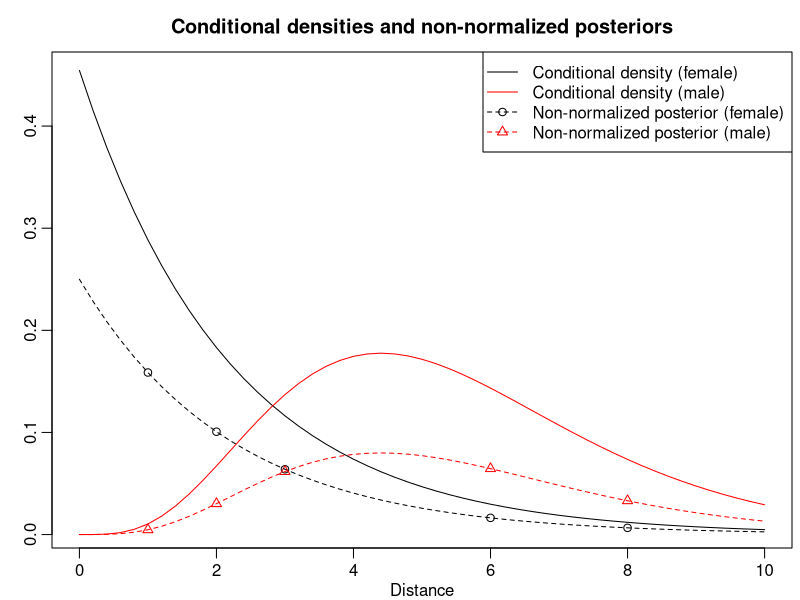
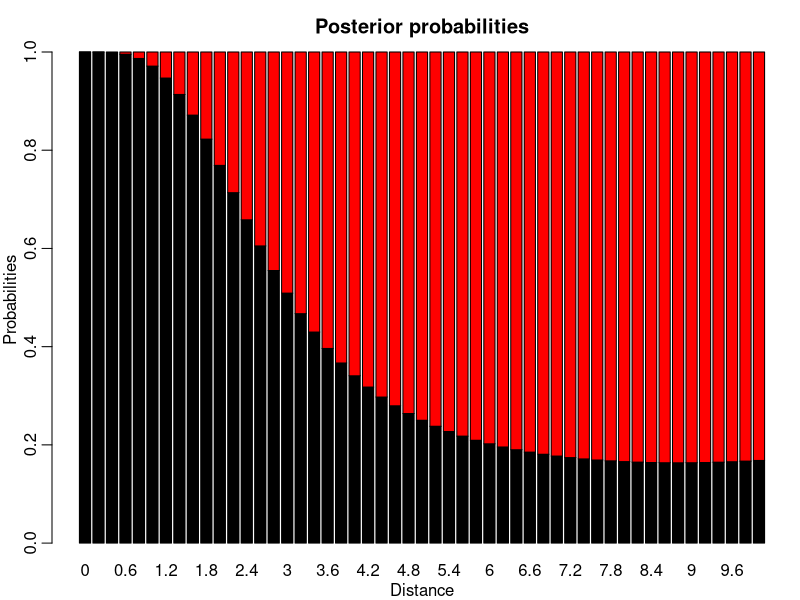

The R source for these figures, in order:
## ---- chunk 1
knitr::opts_chunk$set(
  collapse = TRUE,
  comment = "#>",
  fig.width = 8,
  fig.height = 6
)
knitr::opts_knit$set(global.par = TRUE)
pdfplots <- FALSE # default: FALSE; set this to TRUE only if you like pdf figures
## ---- chunk 2
par(mgp = c(1.6, .6, 0), mar = c(2.6, 2.6, 2.6, .4), lwd = 1)
## ---- chunk 3
PrA <- 0.2
PrBgA <- 0.5
PrBgAC <- 0.05

(PrAgB_unnormalized <- PrBgA * PrA)
(PrACgB_unnormalized <- PrBgAC * (1 - PrA))
(PrAgB <- PrAgB_unnormalized / (PrAgB_unnormalized + PrACgB_unnormalized))
## ---- chunk 4
PrA <- 0.7
PrAC <- 1 - PrA
## ---- chunk 5
PrFA <- 0.01
PrFAC <- 0.05
## ---- chunk 6
N <- 100
y <- 0:6
## ---- chunk 7
theta1_y_unnormalized <- PrFA ^ y * (1 - PrFA) ^ (N - y) * PrA
theta0_y_unnormalized <- PrFAC ^ y * (1 - PrFAC) ^ (N - y) * PrAC
normalizer <- theta1_y_unnormalized + theta0_y_unnormalized

res <- rbind("reliable company" = theta1_y_unnormalized / normalizer,
             "less reliable company" = theta0_y_unnormalized / normalizer)
colnames(res) <- y
knitr::kable(round(res, 3))
## ---- chunk 8
PrA <- 0.5
PrAC <- 1 - PrA

theta1_y_unnormalized <- PrFA ^ y * (1 - PrFA) ^ (N - y) * PrA
theta0_y_unnormalized <- PrFAC ^ y * (1 - PrFAC) ^ (N - y) * PrAC
normalizer <- theta1_y_unnormalized + theta0_y_unnormalized

res <- rbind(theta1_y_unnormalized / normalizer,
             theta0_y_unnormalized / normalizer)
colnames(res) <- y
rownames(res) <- c("reliable company", "less reliable company")
knitr::kable(round(res, 3))
## ---- chunk 9
Prtheta = 0.55
lambda = 1/2.2
alpha = 5
beta = 5/5.5
## ---- chunk 10
if (pdfplots) {
  pdf("1-3_1.pdf", width = 9, height = 6)
  par(mgp = c(1, .6, 0), mar = c(2, 1.5, 1.5, .1), lwd = 2)
}
y_all <- seq(0, 10, 0.2)
plot(y_all, dexp(y_all, lambda), type = "l", xlab = "Distance", ylab = "",
      main = "Conditional densities and non-normalized posteriors")
lines(y_all, dgamma(y_all, alpha, beta), col = "red")

y <- c(1, 2, 3, 6, 8)
theta1_y_unnormalized <- dexp(y, lambda) * Prtheta
theta0_y_unnormalized <- dgamma(y, alpha, beta) * (1 - Prtheta)

points(y, theta1_y_unnormalized)
points(y, theta0_y_unnormalized, col = "red", pch = 2)

theta1_y_all_unnormalized <- dexp(y_all, lambda) * Prtheta
theta0_y_all_unnormalized <- dgamma(y_all, alpha, beta) * (1 - Prtheta)

lines(y_all, theta1_y_all_unnormalized, lty = 2)
lines(y_all, theta0_y_all_unnormalized, lty = 2, col = "red")

legend("topright", c("Conditional density (female)",
                     "Conditional density (male)",
                     "Non-normalized posterior (female)",
                     "Non-normalized posterior (male)"),
       col = rep(c("black", "red"), 2), lty = rep(1:2, each = 2),
       pch = c(NA, NA, 1, 2))
## ---- chunk 11
normalizer <- theta1_y_unnormalized + theta0_y_unnormalized
theta1_y <- theta1_y_unnormalized / normalizer
theta0_y <- theta0_y_unnormalized / normalizer
res <- rbind(female = theta1_y, male = theta0_y)
colnames(res) <- y
knitr::kable(round(res, 3))
## ---- chunk 12
if (pdfplots) {
  pdf("1-3_2.pdf", width = 9, height = 6)
  par(mgp = c(1.5, .6, 0), mar = c(2.5, 2.5, 1.5, .1), lwd = 2)
}
normalizer <- theta1_y_all_unnormalized + theta0_y_all_unnormalized
theta1_y_all <- theta1_y_all_unnormalized / normalizer
theta0_y_all <- theta0_y_all_unnormalized / normalizer
res <- rbind(female = theta1_y_all, male = theta0_y_all)
colnames(res) <- y_all
barplot(res, main = "Posterior probabilities", xlab = "Distance",
        ylab = "Probabilities", col = c("black", "red"))
